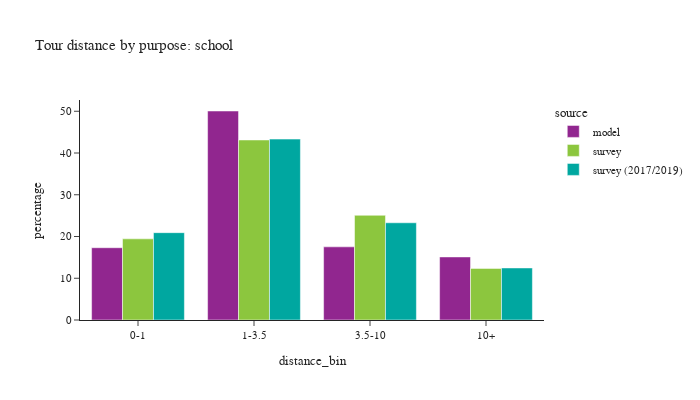

Notebook code for this chart:
### Code cell
plot_bins(tour, tour['pdpurp'] == 2, 'school')

### Figure 1 — Plotly figure (JSON) as saved in the notebook; plotly's stock layout.template omitted (floating-point values rounded to 4 significant figures)
{"data": [{"alignmentgroup": "True", "customdata": [[90138], [260633], [91226], [78649]], "hovertemplate": "source=model<br>distance_bin=%{x}<br>percentage=%{y}<br>sample count=%{customdata[0]}<extra></extra>", "legendgroup": "model", "marker": {"color": "#91268F", "pattern": {"shape": ""}}, "name": "model", "offsetgroup": "model", "orientation": "v", "showlegend": true, "textposition": "auto", "type": "bar", "x": ["0-1", "1-3.5", "3.5-10", "10+"], "xaxis": "x", "y": [17.31, 50.06, 17.52, 15.11], "yaxis": "y"}, {"alignmentgroup": "True", "customdata": [[172], [284], [138], [60]], "hovertemplate": "source=survey<br>distance_bin=%{x}<br>percentage=%{y}<br>sample count=%{customdata[0]}<extra></extra>", "legendgroup": "survey", "marker": {"color": "#8CC63E", "pattern": {"shape": ""}}, "name": "survey", "offsetgroup": "survey", "orientation": "v", "showlegend": true, "textposition": "auto", "type": "bar", "x": ["0-1", "1-3.5", "3.5-10", "10+"], "xaxis": "x", "y": [19.44, 43.12, 25.08, 12.36], "yaxis": "y"}, {"alignmentgroup": "True", "customdata": [[388], [805], [360], [93]], "hovertemplate": "source=survey (2017/2019)<br>distance_bin=%{x}<br>percentage=%{y}<br>sample count=%{customdata[0]}<extra></extra>", "legendgroup": "survey (2017/2019)", "marker": {"color": "#00A7A0", "pattern": {"shape": ""}}, "name": "survey (2017/2019)", "offsetgroup": "survey (2017/2019)", "orientation": "v", "showlegend": true, "textposition": "auto", "type": "bar", "x": ["0-1", "1-3.5", "3.5-10", "10+"], "xaxis": "x", "y": [20.92, 43.33, 23.29, 12.47], "yaxis": "y"}], "layout": {"barmode": "group", "font": {"size": 11}, "height": 400, "legend": {"title": {"text": "source"}, "tracegroupgap": 0}, "title": {"text": "Tour distance by purpose: school"}, "width": 700, "xaxis": {"anchor": "y", "domain": [0.0, 1.0], "title": {"text": "distance_bin"}}, "yaxis": {"anchor": "x", "domain": [0.0, 1.0], "title": {"text": "percentage"}}}}
